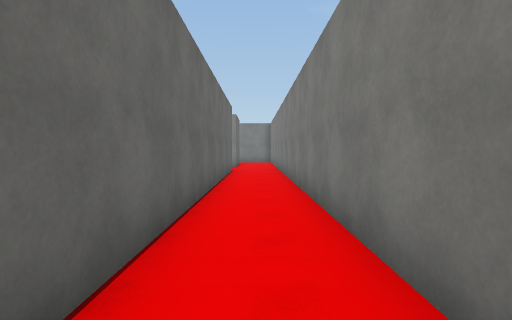
view 1 (above)

24 first-person views from a walk through a Unity game level. The camera is 1.5 m above the floor, tilts 2° down and sees 80° across. The floor is counted in squares, 2 m on a side. Each view is taken from the middle of a square. On the plan, view 1 faces up. The plan holds only what a view shows up to about 10 squares ahead; the rest is blank. The player character is not drawn. Surface patterns are stand-ins for the level's own textures.

view 2
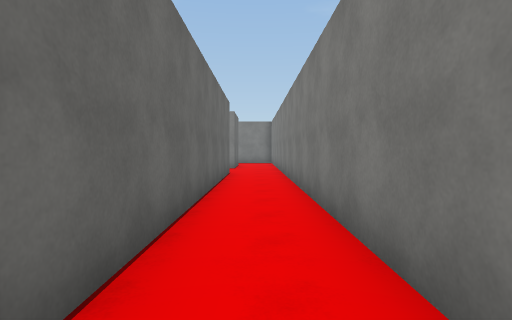

view 3
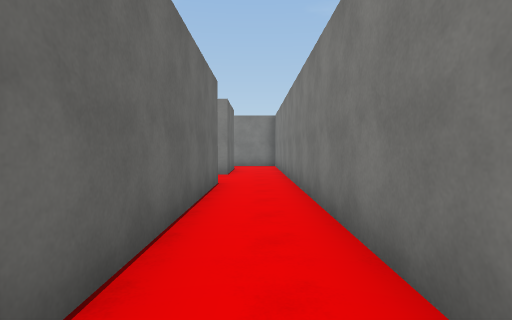

view 4
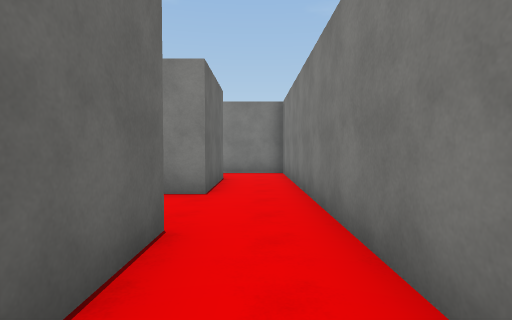

view 5
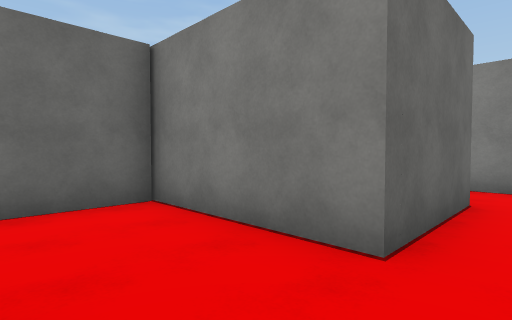

view 6
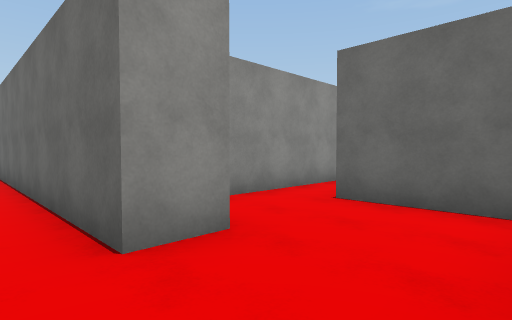

view 7
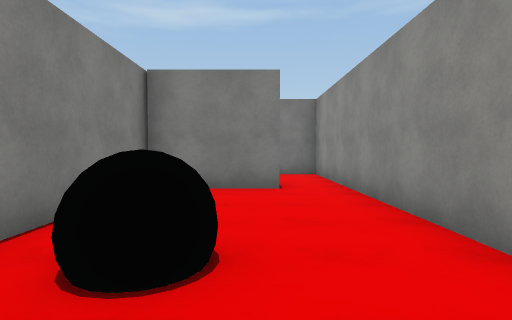

view 8
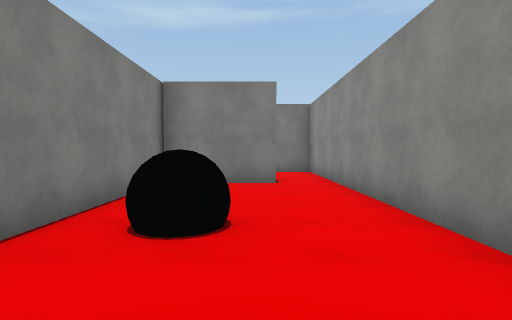

view 9
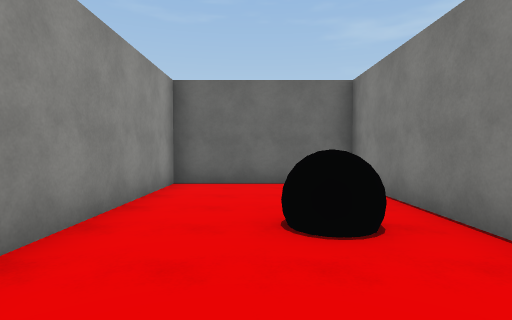

view 10
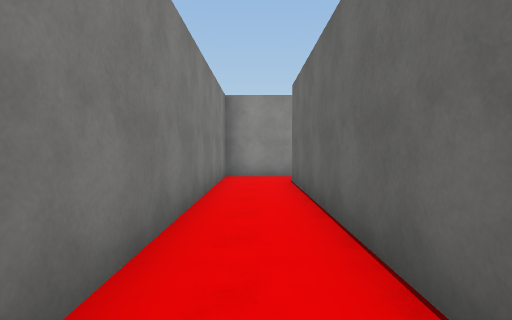

view 11
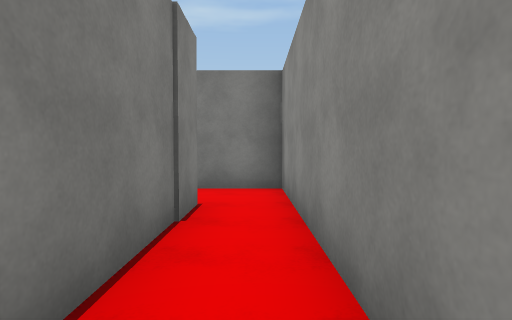

view 12
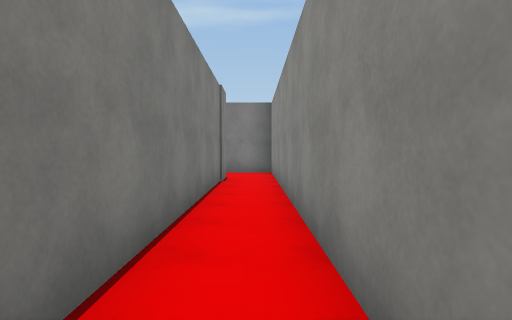

view 13
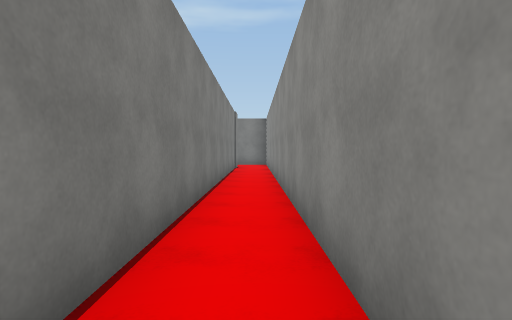

view 14
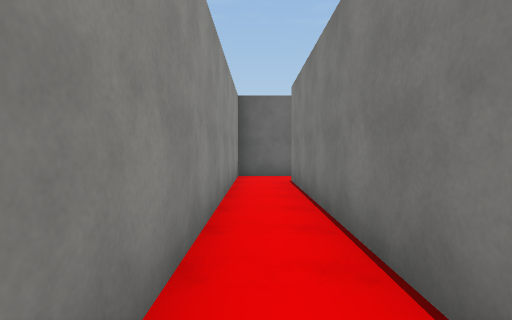

view 15
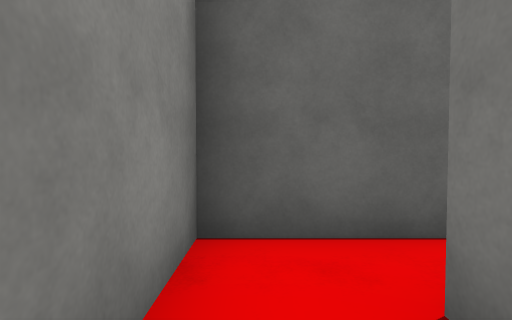

view 16
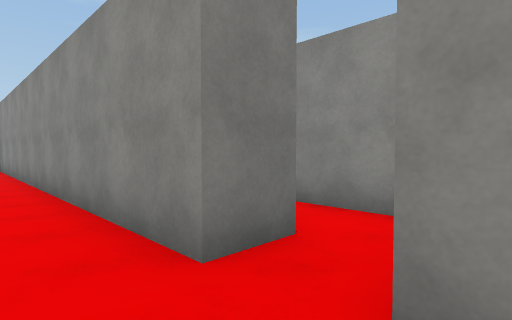

view 17
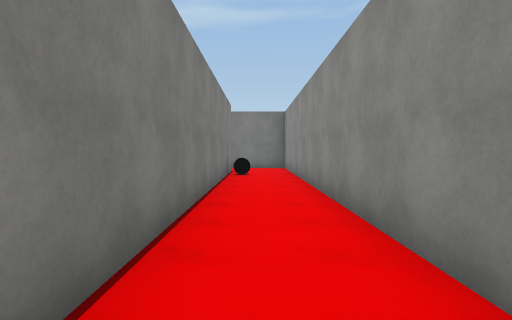

view 18
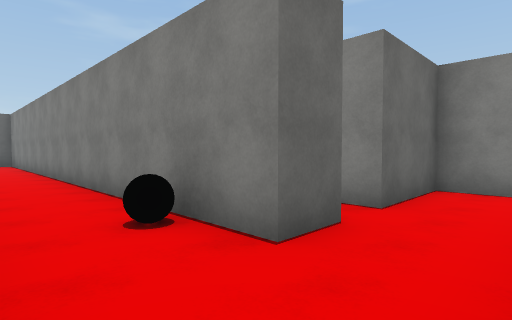

view 19
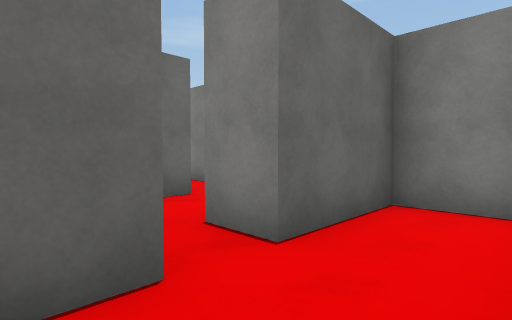

view 20
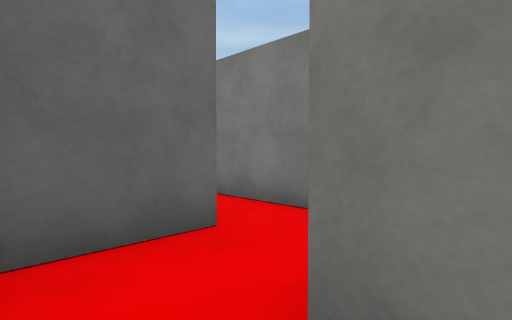

view 21
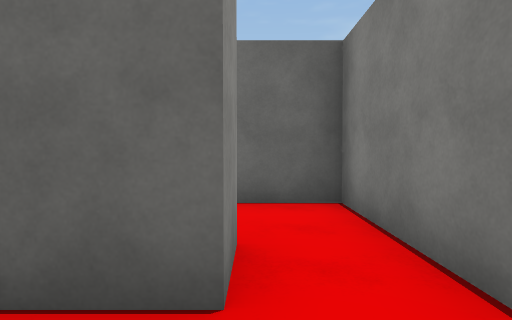

view 22
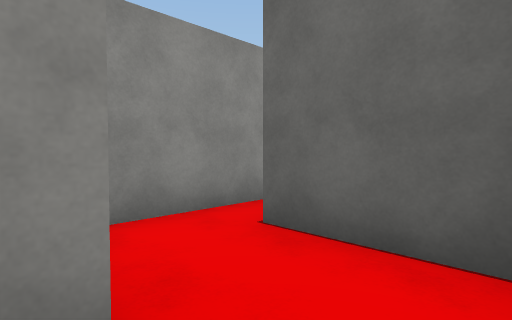

view 23
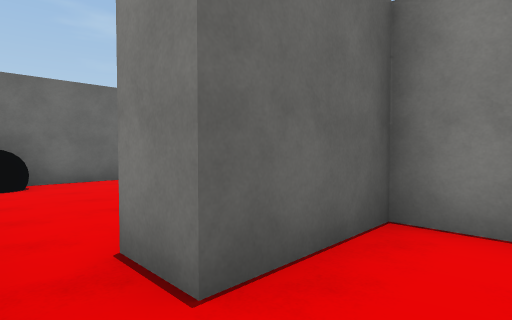

view 24
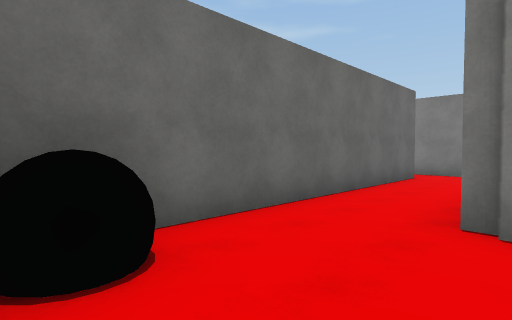

### Floor plan
Points are (right, up) in squares from view 1. A wall is a line through its corners. A room is listed if a view was taken in it or the views show most of it. See-through windows are left out.
Room 1 (views 1, 2, 3, 4, 10, 11, 12, 13, 14, 15)
walls: (-14.5, 1.8) (-14.5, -0.5) (0.9, -0.5) (0.9, 10.4); (-0.8, 10.8) (-0.8, 0.8) (-13.4, 0.8) (-13.4, 1.8)
ways out: opening at (0, 10) to room 2; opening at (-14, 1) to room 4
Room 2 (views 5, 6)
walls: (-1.9, 10.8) (-0.8, 10.8); (0.9, 10.4) (0.9, 15.6); (-0.8, 16) (-0.8, 13.1) (-4.2, 13.1) (-4.2, 10.5); (-5.4, 9.2) (-1.9, 9.2) (-1.9, 10.4)
ways out: opening at (0, 10) to room 1; opening at (-5, 10) to room 3; opening at (0, 15)
Room 3 (views 7, 8, 9)
walls: (-5.2, 10.5) (-5.2, 13.1) (-12.6, 13.1) (-12.6, 9.2) (-5.4, 9.2)
ways out: opening at (-5, 10) to room 2
objects: black ball (-9, 12)
Room 4 (views 16, 17, 18, 19)
walls: (-3.6, 4.9) (-3.6, 3.8) (-14.4, 3.8); (-13.4, 1.8) (-2.1, 1.8); (-15, 1.8) (-14.5, 1.8)
ways out: opening at (-14, 1) to room 1; opening at (-2.5, 4) to room 9; opening at (-15, 2.5)
objects: black ball (-5, 3)
Room 5 (view 20)
walls: (-3.6, 5.9) (-4.6, 5.9); (-6.4, 6.9) (-6.4, 5.1)
ways out: opening at (-5.5, 6) to room 6; opening at (-4, 5) to room 9
Room 6 (views 21, 22)
walls: (-6.2, 8.2) (-7.4, 8.2); (-7.5, 6.9) (-6.4, 6.9)
ways out: opening at (-5.5, 6) to room 5; opening at (-7, 7.5) to room 10
Room 7 (view 23)
walls: (-9.3, 5.9) (-10.2, 5.9); (-10.4, 4.9) (-8, 4.9)
ways out: opening at (-10, 5) to room 8; opening at (-8.5, 6) to room 10
Room 8 (view 24)
walls: (-13.2, 8.2) (-13.8, 8.2); (-15.7, 13.6) (-15.7, 5.1); (-14.9, 14.8) (-16.1, 14.8)
ways out: opening at (-10, 5) to room 7; opening at (-16, 14)
objects: black ball (-15, 6)
Room 9 (no view inside)
walls: (-2.2, 8.2) (-3.6, 8.2) (-3.6, 5.9)
ways out: opening at (-2.5, 4) to room 4; opening at (-4, 5) to room 5
Room 10 (no view inside)
walls: (-7.4, 8.2) (-9.3, 8.2) (-9.3, 5.9)
ways out: opening at (-7, 7.5) to room 6; opening at (-8.5, 6) to room 7

Positions as (right, up) in squares from view 1, and headings:
1: (0, 0), facing up
2: (0, 1), facing up
3: (0, 4), facing up
4: (0, 8), facing up
5: (0, 11), facing up-left
6: (0, 13), facing down-left
7: (-11, 11), facing right
8: (-12, 11), facing right
9: (-6, 11), facing left
10: (0, 8), facing down
11: (-5, 0), facing right
12: (-9, 0), facing right
13: (-14, 0), facing right
14: (-6, 0), facing left
15: (-12, 0), facing left
16: (-15, 3), facing down-right
17: (-14, 3), facing right
18: (-2, 2), facing up-left
19: (-2, 4), facing up-left
20: (-4, 5), facing up-left
21: (-5, 7), facing left
22: (-7, 8), facing down-left
23: (-8, 5), facing up-left
24: (-13, 5), facing up-left
